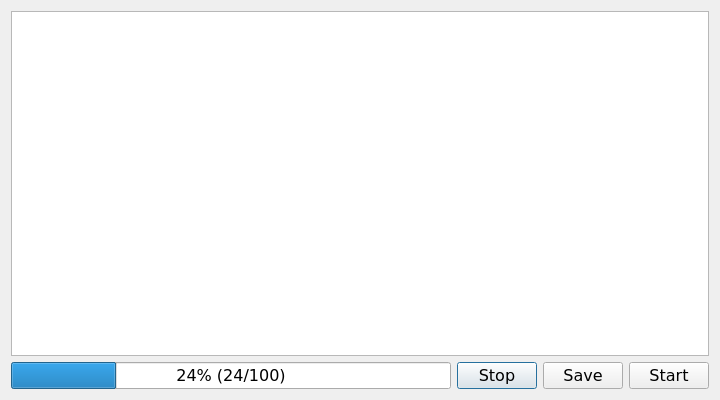
<?xml version="1.0" encoding="UTF-8"?>
<ui version="4.0">
 <class>winLog</class>
 <widget class="QDialog" name="winLog">
  <property name="windowModality">
   <enum>Qt::ApplicationModal</enum>
  </property>
  <property name="geometry">
   <rect>
    <x>0</x>
    <y>0</y>
    <width>720</width>
    <height>400</height>
   </rect>
  </property>
  <property name="font">
   <font>
    <family>Verdana</family>
    <pointsize>12</pointsize>
   </font>
  </property>
  <property name="windowTitle">
   <string>MainWindow</string>
  </property>
  <property name="modal">
   <bool>true</bool>
  </property>
  <layout class="QVBoxLayout" name="verticalLayout">
   <item>
    <widget class="QTextBrowser" name="txtLog"/>
   </item>
   <item>
    <layout class="QHBoxLayout" name="horizontalLayout">
     <item>
      <widget class="QProgressBar" name="progressBar">
       <property name="value">
        <number>24</number>
       </property>
       <property name="format">
        <string>%p% (%v/%m)</string>
       </property>
      </widget>
     </item>
     <item>
      <widget class="QPushButton" name="btnStop">
       <property name="text">
        <string>Stop</string>
       </property>
      </widget>
     </item>
     <item>
      <widget class="QPushButton" name="btnSave">
       <property name="text">
        <string>Save</string>
       </property>
      </widget>
     </item>
     <item>
      <widget class="QPushButton" name="btnStart">
       <property name="text">
        <string>Start</string>
       </property>
      </widget>
     </item>
    </layout>
   </item>
  </layout>
 </widget>
 <resources/>
 <connections/>
</ui>
